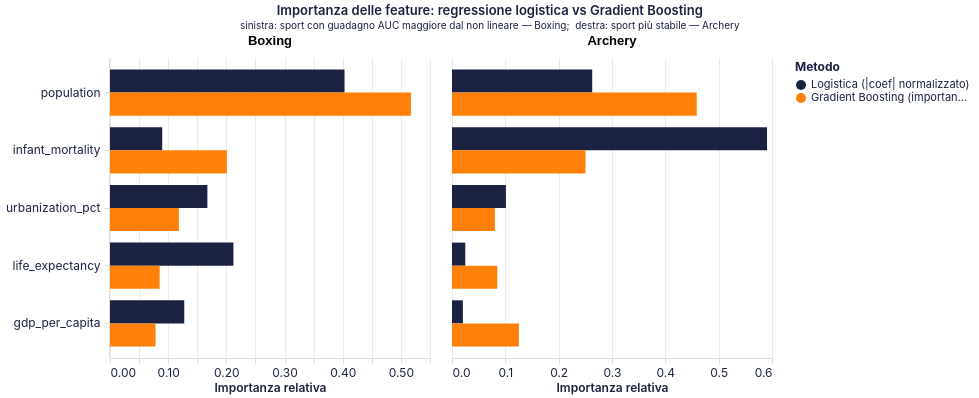

Express this chart as Vega-Lite.
### Vega-Lite specification from a JSON file in a GitHub repository (floating-point values rounded to 4 significant figures)
{"$schema": "https://vega.github.io/schema/vega-lite/v5.20.1.json", "config": {"arc": {"fill": "#1b2140"}, "area": {"fill": "#1b2140", "fillOpacity": 0.15, "line": true}, "axis": {"domainColor": "#e2ddd4", "grid": true, "gridColor": "#e2ddd4", "gridWidth": 0.6, "labelAngle": 0, "labelColor": "#1b2140", "labelFont": "Inter, system-ui, -apple-system, BlinkMacSystemFont, 'Segoe UI', Roboto, sans-serif", "labelFontSize": 12, "labelFontWeight": 400, "labelPadding": 4, "tickColor": "#e2ddd4", "tickSize": 5, "titleColor": "#1b2140", "titleFont": "Inter, system-ui, -apple-system, BlinkMacSystemFont, 'Segoe UI', Roboto, sans-serif", "titleFontSize": 12, "titleFontWeight": 600}, "axisBand": {"grid": false}, "background": "transparent", "bar": {"fill": "#1b2140"}, "legend": {"labelColor": "#1b2140", "labelFont": "Inter, system-ui, -apple-system, BlinkMacSystemFont, 'Segoe UI', Roboto, sans-serif", "labelFontSize": 11, "padding": 4, "symbolType": "circle", "titleColor": "#1b2140", "titleFont": "Inter, system-ui, -apple-system, BlinkMacSystemFont, 'Segoe UI', Roboto, sans-serif", "titleFontSize": 12}, "line": {"stroke": "#1b2140", "strokeWidth": 2}, "mark": {"color": "#1b2140"}, "path": {"stroke": "#1b2140"}, "point": {"fill": "#1b2140", "filled": true}, "range": {"category": ["#1b2140", "#ff8009", "#9a0641", "#ffe34a", "#e7b6af", "#0088b0", "#e03830"]}, "rect": {"fill": "#1b2140"}, "shape": {"stroke": "#1b2140"}, "symbol": {"fill": "#1b2140"}, "title": {"anchor": "start", "color": "#1b2140", "font": "Inter, system-ui, -apple-system, BlinkMacSystemFont, 'Segoe UI', Roboto, sans-serif", "fontSize": 15, "fontWeight": 600, "subtitleColor": "#1b2140", "subtitleFont": "Inter, system-ui, -apple-system, BlinkMacSystemFont, 'Segoe UI', Roboto, sans-serif"}, "view": {"continuousHeight": 300, "continuousWidth": 400, "fill": null, "stroke": null}}, "data": {"name": "data-574c2a3c2c36f365344f7dbe362ef3c3"}, "datasets": {"data-574c2a3c2c36f365344f7dbe362ef3c3": [{"importanza": 0.1276, "indicatore": "gdp_per_capita", "metodo": "Logistica (|coef| normalizzato)", "sport": "Boxing"}, {"importanza": 0.2121, "indicatore": "life_expectancy", "metodo": "Logistica (|coef| normalizzato)", "sport": "Boxing"}, {"importanza": 0.1674, "indicatore": "urbanization_pct", "metodo": "Logistica (|coef| normalizzato)", "sport": "Boxing"}, {"importanza": 0.08975, "indicatore": "infant_mortality", "metodo": "Logistica (|coef| normalizzato)", "sport": "Boxing"}, {"importanza": 0.4031, "indicatore": "population", "metodo": "Logistica (|coef| normalizzato)", "sport": "Boxing"}, {"importanza": 0.07818, "indicatore": "gdp_per_capita", "metodo": "Gradient Boosting (importance)", "sport": "Boxing"}, {"importanza": 0.08532, "indicatore": "life_expectancy", "metodo": "Gradient Boosting (importance)", "sport": "Boxing"}, {"importanza": 0.1183, "indicatore": "urbanization_pct", "metodo": "Gradient Boosting (importance)", "sport": "Boxing"}, {"importanza": 0.2009, "indicatore": "infant_mortality", "metodo": "Gradient Boosting (importance)", "sport": "Boxing"}, {"importanza": 0.5173, "indicatore": "population", "metodo": "Gradient Boosting (importance)", "sport": "Boxing"}, {"importanza": 0.02041, "indicatore": "gdp_per_capita", "metodo": "Logistica (|coef| normalizzato)", "sport": "Archery"}, {"importanza": 0.02492, "indicatore": "life_expectancy", "metodo": "Logistica (|coef| normalizzato)", "sport": "Archery"}, {"importanza": 0.1011, "indicatore": "urbanization_pct", "metodo": "Logistica (|coef| normalizzato)", "sport": "Archery"}, {"importanza": 0.5907, "indicatore": "infant_mortality", "metodo": "Logistica (|coef| normalizzato)", "sport": "Archery"}, {"importanza": 0.2629, "indicatore": "population", "metodo": "Logistica (|coef| normalizzato)", "sport": "Archery"}, {"importanza": 0.1254, "indicatore": "gdp_per_capita", "metodo": "Gradient Boosting (importance)", "sport": "Archery"}, {"importanza": 0.08498, "indicatore": "life_expectancy", "metodo": "Gradient Boosting (importance)", "sport": "Archery"}, {"importanza": 0.0804, "indicatore": "urbanization_pct", "metodo": "Gradient Boosting (importance)", "sport": "Archery"}, {"importanza": 0.2503, "indicatore": "infant_mortality", "metodo": "Gradient Boosting (importance)", "sport": "Archery"}, {"importanza": 0.4589, "indicatore": "population", "metodo": "Gradient Boosting (importance)", "sport": "Archery"}]}, "encoding": {"color": {"field": "metodo", "legend": {"title": "Metodo"}, "sort": ["Logistica (|coef| normalizzato)", "Gradient Boosting (importance)"], "type": "nominal"}, "column": {"field": "sport", "header": {"labelFontSize": 13, "labelFontWeight": "bold"}, "sort": ["Boxing", "Archery"], "title": "", "type": "nominal"}, "tooltip": [{"field": "sport", "title": "Sport", "type": "nominal"}, {"field": "indicatore", "title": "Indicatore", "type": "nominal"}, {"field": "metodo", "title": "Metodo", "type": "nominal"}, {"field": "importanza", "format": ".3f", "title": "Importanza relativa", "type": "quantitative"}], "x": {"field": "importanza", "title": "Importanza relativa", "type": "quantitative"}, "y": {"field": "indicatore", "sort": ["population", "infant_mortality", "urbanization_pct", "life_expectancy", "gdp_per_capita"], "title": "", "type": "nominal"}, "yOffset": {"field": "metodo", "sort": ["Logistica (|coef| normalizzato)", "Gradient Boosting (importance)"], "type": "nominal"}}, "height": 300, "mark": {"type": "bar"}, "resolve": {"scale": {"x": "independent"}}, "title": {"anchor": "middle", "fontSize": 13, "subtitle": "sinistra: sport con guadagno AUC maggiore dal non lineare — Boxing;  destra: sport più stabile — Archery", "subtitleFontSize": 10, "text": "Importanza delle feature: regressione logistica vs Gradient Boosting"}, "width": 320}
